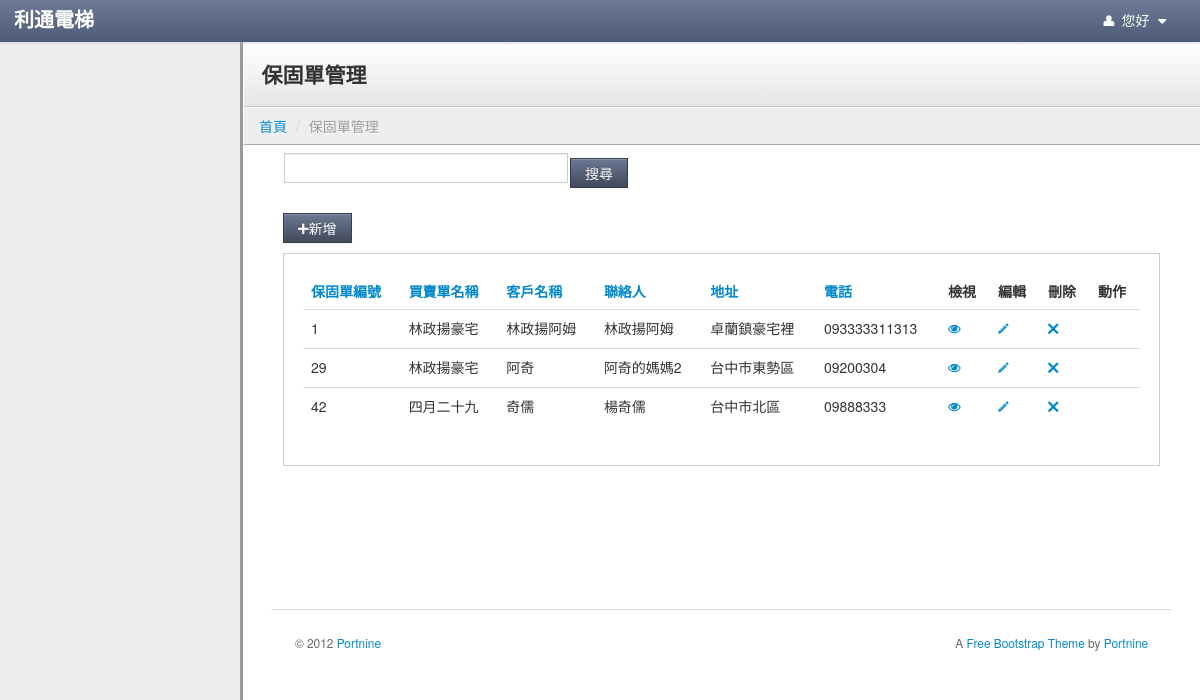
Screenshot of /index.php/warranty/warranty_home with the database file from the repository.
### tables this page shows
CREATE TABLE `warranty` (
  `id` int(255) NOT NULL AUTO_INCREMENT,
  `customer` varchar(255) DEFAULT NULL,
  `mechanical_warranty` int(255) DEFAULT NULL,
  `free_maintenance` int(255) DEFAULT NULL,
  `effective_date` varchar(255) DEFAULT NULL,
  `warranty_times` int(10) DEFAULT '0',
  `contacter_1` varchar(255) DEFAULT NULL,
  `contacter_2` varchar(255) DEFAULT NULL,
  `contacter_3` varchar(255) DEFAULT NULL,
  `address` varchar(255) DEFAULT NULL,
  `tel_1` varchar(255) DEFAULT NULL,
  `tel_2` varchar(255) DEFAULT NULL,
  `tel_3` varchar(255) DEFAULT NULL,
  `fax_1` varchar(255) DEFAULT NULL,
  `fax_2` varchar(255) DEFAULT NULL,
  `fax_3` varchar(255) DEFAULT NULL,
  `num` varchar(255) DEFAULT NULL,
  `transaction_id` int(255) DEFAULT NULL,
  `is_signing` int(1) DEFAULT '0',
  `is_remind` int(1) DEFAULT '0',
  `touch_time` varchar(255) DEFAULT NULL,
  PRIMARY KEY (`id`)
);

CREATE TABLE `transaction_form` (
  `id` int(20) NOT NULL AUTO_INCREMENT,
  `name` varchar(255) DEFAULT NULL,
  `total_price` int(20) DEFAULT NULL,
  `start_date` date DEFAULT NULL,
  `is_return` int(1) DEFAULT NULL,
  `is_signing` int(1) DEFAULT NULL,
  `receipt_status` int(1) DEFAULT NULL,
  `item_name1` varchar(255) DEFAULT '',
  `item_name2` varchar(255) DEFAULT '',
  `item_name3` varchar(255) DEFAULT '',
  `item_name4` varchar(255) DEFAULT '',
  `item_name5` varchar(255) DEFAULT NULL,
  `item_name6` varchar(255) DEFAULT '',
  `item1` int(1) DEFAULT NULL,
  `item2` int(1) DEFAULT NULL,
  `item3` int(1) DEFAULT NULL,
  `item4` int(1) DEFAULT NULL,
  `item5` int(1) DEFAULT NULL,
  `item6` int(1) DEFAULT NULL,
  `item_status1` int(1) DEFAULT NULL,
  `item_status2` int(1) DEFAULT NULL,
  `item_status3` int(1) DEFAULT NULL,
  `item_status4` int(1) DEFAULT NULL,
  `item_status5` int(1) DEFAULT NULL,
  `item_status6` int(1) DEFAULT NULL,
  `customer_id` int(255) DEFAULT NULL,
  `elevator_num` int(20) DEFAULT NULL,
  `remark` varchar(255) DEFAULT NULL,
  `is_duty` int(1) DEFAULT '0',
  `is_receipt` int(1) DEFAULT '0',
  PRIMARY KEY (`id`)
);

### application/controllers/Warranty.php (called while the page is built, shortened)
<?php if ( ! defined('BASEPATH')) exit('No direct script access allowed');
class Warranty extends CI_Controller {
	var $data =array();
	function __construct()
	{
        $this->load->model('public_tools');
		$this->load->model('Customer_model');
		$this->load->model('m_warranty_model');
		$this->load->model('Form_action_log_model');
		$this->load->model('Form_model');
		$this->load->library('datamodel');
		$this->load->library('common');
        $this->load->model('Usermenu_model');
	}
	public function warranty_home()
	{
		$warranty_model = new m_warranty_model();
		$form_model = new Form_model();
		$temp = $warranty_model->getwarranty();
		$fristitem = 0;
		$itemmax = 10;
		if ($temp != 0)
		{
			$totalitem = count($temp);
			if( 10 > $totalitem)
			{
				$itemmax = $totalitem;
			}
			else
			{
				$itemmax = 10;
			}
			$this->data['fristitem'] = $fristitem;
			$this->data['itemmax'] = $itemmax;
			foreach($temp as $row):
				if($fristitem < $itemmax)
				{
					$row->transaction_name = "";
					$row->is_create_service = false;
					if ($row->transaction_id != 0)
					{
						$transaction = $form_model->getTransactionByID($row->transaction_id);
						$row->transaction_name = $transaction['name'];
					}
					$this->data[$fristitem] = $row;
				}
				$fristitem++;
			endforeach;
			if($totalitem >= 10)
			{
				if($totalitem % 10 != 0)
				{
					$pageitem = floor($totalitem / 10) + 1;
				}
				else
				{
					$pageitem = $totalitem / 10;
				}
			}
			else
			{
				$pageitem = 1;
			}
			$pagefrist = 0;
			if($pageitem > 10 )
			{
				$pagetotal = 10;
			}
			else
			{
				$pagetotal = $pageitem;
			}
			$this->data['pagefrist'] = $pagefrist;
			$this->data['pagetotal'] = $pagetotal;
			$this->data['pageid'] = 1;
		}
		else
		{
			$this->data = null;
		}
		$this->load->view('v_warranty_home', $this->data);
	}
}

### index.php (called while the page is built, shortened)
<?php
require_once BASEPATH.'core/CodeIgniter.php';

### application/models/m_warranty_model.php (called while the page is built, shortened)
<?php
class m_warranty_model extends CI_Model
{
	public function getwarranty()
	{
		$this->db->select('*');
		$this->db->from('warranty');
		$result = $this->db->get();
		if ($result->num_rows() > 0)
		{
			$idx = 0;
			foreach ($result->result() as $row)
			{
				$warranty_data[$idx] = new Datamodel();
				foreach ($row as $k => $v)
				{
					$warranty_data[$idx]->$k = $v;
				}
				$idx++;
			}
			return $warranty_data;
		}
		return 0;
	}
}
?>

### application/libraries/datamodel.php (called while the page is built, shortened)
<?php
class Datamodel
{
	private $data = array();
	public function __set($name,$value)
	{
		$this->data[$name] = $value;
	}
	public function __get($name)
	{
		if (array_key_exists($name,$this->data))
		{
			return $this->data[$name];
		}
	}
}

### application/views/v_warranty_home.php (the view, shortened to what this page needs)
<!DOCTYPE html>
<html lang="en">
	<?php
		include "head.php";
	?>
	<body>
		<?php
			include "navbar.php";
		?>
		<div class="content">
			<div class="header">
				<h1 class="page-title">保固單管理</h1>
			</div>
				<ul class="breadcrumb">
					<li><a href="<?=base_url("/mainpage/index")?>">首頁</a> <span class="divider">/</span></li>
					<li class="active">保固單管理</li>
				</ul>
			<div class="container-fluid">
				<div class="row-fluid">
					<div class="container-fluid">
						<div class="row-fluid">
						<form action="<?=base_url("/Warranty/warranty_Search")?>" method="post">
								<table>
									<tr>
										<td><input type="text" name = "Search" value=""  class="input-xlarge"></td><td><button class="btn btn-primary" >搜尋</button></td>
									</tr>
								</table>
						</form>
								<div class="btn-toolbar">
									<a href="<?=base_url("/Warranty/create_warranty")?>"><button class="btn btn-primary" id="new_people"><i class="icon-plus"></i>新增</button></a>
								</div>
							<form action="<?=base_url("/Form/form_borad")?>" method="post">
								<div class="well">
									<table class="table sortable">
										<thead>
											<tr>
												<th><a href="#">保固單編號</a></th>
												<th><a href="#">買賣單名稱</a></th>
												<th><a href="#">客戶名稱</a></th>
												<th><a href="#">聯絡人</a></th>
												<th><a href="#">地址</a></th>
												<th><a href="#">電話</a></th>
												<th class="sorttable_nosort">檢視</th>
												<th class="sorttable_nosort">編輯</th>
												<th class="sorttable_nosort">刪除</th>
												<th class="sorttable_nosort">動作</th>
											</tr>
										</thead>
										<tbody>
					<?php					if(count($this->data) != 0 )
											{
												$fristitem = $this->data['fristitem'];
												$itemmax = $this->data['itemmax'];
												for($j = 0; $fristitem < $itemmax;$j++)
												{
					?>
													<tr>
														<td><?=$this->data[$j]->id;?></td>
														<td><?=$this->data[$j]->transaction_name;?></td>
														<td><?=$this->data[$j]->customer;?></td>
														<td><?=$this->data[$j]->contacter_1;?></td>
														<td><?=$this->data[$j]->address;?></td>
														<td><?=$this->data[$j]->tel_1;?></td>
														<td>
														<a href="<?=base_url("/Warranty/view_warranty_view")?>/warranty_id/<?=$this->data[$j]->id;?>" ><i class="icon-eye-open"></i></a>
														</td>
														<td>
															<a href="<?=base_url("/Warranty/edit_warranty")?>/warranty_id/<?=$this->data[$j]->id;?>" ><i class="icon-pencil"></i></a>
														</td>
														<td>
															<a href="<?=base_url("/Warranty/delete_warranty")?>/warranty_id/<?=$this->data[$j]->id;?>" ><i class="icon-remove"></i></a>
														</td>
														<td>
														</td>
													</tr>
					<?php							$fristitem++;
												}
											}
					?>
										</tbody>
									</table>
								</div>
							</form>
							<div class="pagination">
							</div>
							<footer>
								<hr>
								<p class="pull-right">A <a href="http://www.portnine.com/bootstrap-themes" target="_blank">Free Bootstrap Theme</a> by <a href="http://www.portnine.com" target="_blank">Portnine</a></p>
								<p>&copy; 2012 <a href="http://www.portnine.com" target="_blank">Portnine</a></p>
							</footer>
						</div>
					</div>
				</div>
			</div>
		</div>
	</body>
</html>

### stylesheets/theme.css (style rules this page uses)
body { background: #eee; background-image: url(http://subtlepatterns.com/patterns/furley_bg.png); background-position: initial initial; background-repeat: initial initial; background-position: initial initial; background-repeat: initial initial; margin: 0px; padding: 0px; }
h1 { margin-top: 0px; color: #eee; }
hr { border-top: 1px solid #ddd; border-bottom: 1px solid #fff; }
.content { min-width: 400px; position: relative; min-height: 800px; background: #fff; margin-left: 240px; border-left: 1px solid #cccccc; border-left: 3px solid #999999; }
.header { background: #ffffff; background: #ffffff; background: -webkit-gradient(linear, left bottom, left top, color-stop(0, #e6e6e6), color-stop(1, #ffffff)); background: -ms-linear-gradient(bottom, #e6e6e6, #ffffff); background: -moz-linear-gradient(center bottom, #e6e6e6 0%, #ffffff 100%); background: -o-linear-gradient(bottom, #e6e6e6, #ffffff); filter: progid:dximagetransform.microsoft.gradient(startColorStr='#4d5b76', EndColorStr='#6c7a95'); -ms-filter: "progid:DXImageTransform.Microsoft.gradient(startColorStr='#ffffff',EndColorStr='#e6e6e6')"; border-bottom: 1px solid #cccccc; border-top: 1px solid #ffffff; border-left: 1px solid #ffffff; padding: 0em 1.25em; }
.header h1 { margin: 1em 0em; padding: 0em; line-height: 1em; font-size: 1.5em; color: #eee; color: #333; }
.breadcrumb { -webkit-box-shadow: none; -moz-box-shadow: none; box-shadow: none; -webkit-border-radius: 0px; -moz-border-radius: 0px; border-radius: 0px; -moz-background-clip: padding; -webkit-background-clip: padding-box; background-clip: padding-box; background: #eee; border-bottom: 1px solid #aaa; border-top: 1px solid #fafafa; border-left: 1px solid #fff; margin-bottom: .5em; }
footer { padding: 1em; margin-top: 4em; color: #666; font-size: .85em; line-height: 1.3em; }
footer hr { margin: 2em -2em; }
.btn { -webkit-border-radius: 0px; -moz-border-radius: 0px; border-radius: 0px; }
.btn-primary { background-color: #414959; background-image: -webkit-gradient(linear, 0 0, 0 100%, from(#6c7994), to(#414959)); background-image: -webkit-linear-gradient(top, #6c7994, #414959); background-image: -o-linear-gradient(top, #6c7994, #414959); background-image: linear-gradient(to bottom, #6c7994, #414959); background-image: -moz-linear-gradient(top, #6c7994, #414959); filter: progid:dximagetransform.microsoft.gradient(startColorStr='#6c7994', EndColorStr='#414959'); -ms-filter: "progid:DXImageTransform.Microsoft.gradient(startColorStr='#6c7994',EndColorStr='#414959')"; border: 1px solid #363d4a; }
.well { background-color: #fff; border: 1px solid #ccc; -webkit-box-shadow: 1px 1px 0px #ffffff; -moz-box-shadow: 1px 1px 0px #ffffff; box-shadow: 1px 1px 0px #ffffff; -webkit-border-radius: 0px; -moz-border-radius: 0px; border-radius: 0px; -moz-background-clip: padding; -webkit-background-clip: padding-box; background-clip: padding-box; }
input[type="text"], input[type="password"] { -webkit-border-radius: 0px; -moz-border-radius: 0px; border-radius: 0px; -moz-background-clip: padding; -webkit-background-clip: padding-box; background-clip: padding-box; }

### rows the page displays
warranty: id "1", customer "林政揚阿姆", contacter_1 "林政揚阿姆", address "卓蘭鎮豪宅裡", tel_1 "093333311313"
transaction_form: name "林政揚豪宅"
warranty: id "29", customer "阿奇", contacter_1 "阿奇的媽媽2", address "台中市東勢區", tel_1 "09200304"
warranty: id "42", customer "奇儒", contacter_1 "楊奇儒", address "台中市北區", tel_1 "09888333"
transaction_form: name "四月二十九"
